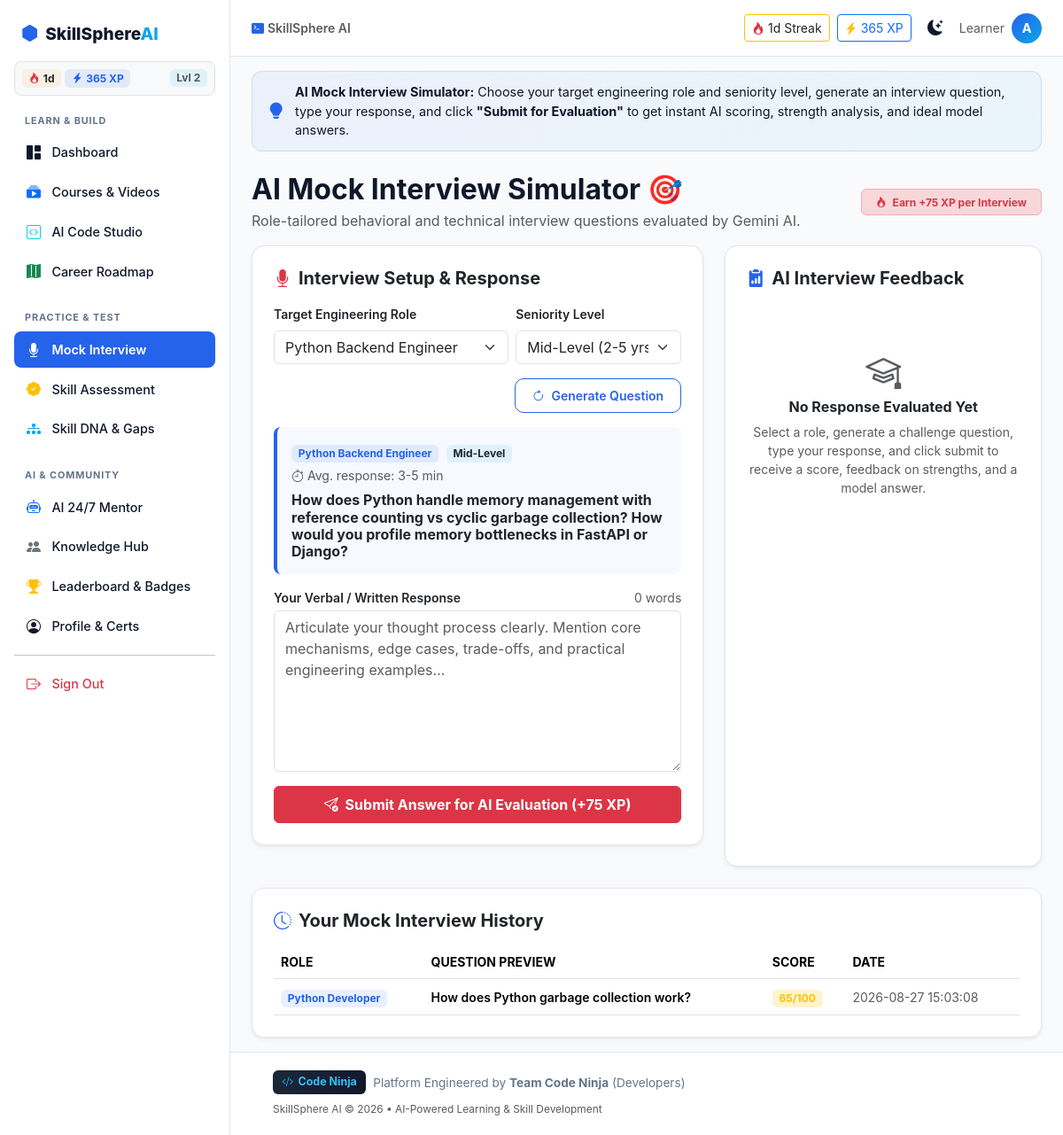
Screenshot of /interview (signed in) with the database file from the repository.
### tables this page shows
CREATE TABLE user_gamification (
                id INTEGER PRIMARY KEY AUTOINCREMENT,
                user_id INTEGER UNIQUE NOT NULL,
                xp INTEGER DEFAULT 0,
                streak INTEGER DEFAULT 1,
                level INTEGER DEFAULT 1,
                last_active DATE,
                badges TEXT DEFAULT '["Welcome Explorer"]',
                FOREIGN KEY (user_id) REFERENCES users(id) ON DELETE CASCADE
            );

CREATE TABLE mock_interviews (
                id INTEGER PRIMARY KEY AUTOINCREMENT,
                user_id INTEGER NOT NULL,
                role TEXT NOT NULL,
                question TEXT NOT NULL,
                answer TEXT,
                score INTEGER DEFAULT 0,
                feedback TEXT,
                strengths TEXT,
                improvements TEXT,
                ideal_answer TEXT,
                created_at TIMESTAMP DEFAULT CURRENT_TIMESTAMP,
                FOREIGN KEY (user_id) REFERENCES users(id) ON DELETE CASCADE
            );

### app.py (the view)
@app.route("/interview")
@login_required
def interview():
    history = run_query(
        "SELECT * FROM mock_interviews WHERE user_id = %s ORDER BY created_at DESC LIMIT 6",
        (session["user_id"],), fetch=True
    ) or []
    return render_template("interview.html", roles=MOCK_ROLE_CATALOG, history=history)

### app.py (called while the page is built, shortened)
def get_db():
    conn = sqlite3.connect(str(DB_FILE))
    conn.row_factory = sqlite3.Row
    return conn, "sqlite"

def get_gamification(user_id):
    g = run_query("SELECT * FROM user_gamification WHERE user_id = %s", (user_id,), fetchone=True)
    if g and isinstance(g.get("badges"), str):
        try:
            g["badges_list"] = json.loads(g["badges"])
        except Exception:
            g["badges_list"] = ["Welcome Explorer"]
    else:
        g["badges_list"] = ["Welcome Explorer"]
    return g

def login_required(view):
    @wraps(view)
    def wrapped(*args, **kwargs):
        if "user_id" not in session:
            flash("Please log in to continue.", "warning")
            return redirect(url_for("login"))
        return view(*args, **kwargs)
    return wrapped

@app.context_processor
def inject_gamification():
    if "user_id" in session:
        g = get_gamification(session["user_id"])
        return {
            "user_xp": g.get("xp", 0) if g else 0,
            "user_streak": g.get("streak", 1) if g else 1,
            "user_level": g.get("level", 1) if g else 1,
            "user_badges": g.get("badges_list", []) if g else [],
        }
    return {}

### templates/interview.html (shortened to what this page needs)
{% extends "base.html" %}
{% block content %}
<div class="page-guide-banner">
    <i class="bi bi-lightbulb-fill"></i>
    <div>
        <strong>AI Mock Interview Simulator:</strong> Choose your target engineering role and seniority level, generate an interview question, type your response, and click <strong>"Submit for Evaluation"</strong> to get instant AI scoring, strength analysis, and ideal model answers.
    </div>
</div>
<div class="d-flex justify-content-between align-items-center mb-3 flex-wrap gap-2">
    <div>
        <h2 class="fw-bold mb-1">AI Mock Interview Simulator 🎯</h2>
        <p class="text-muted mb-0">Role-tailored behavioral and technical interview questions evaluated by Gemini AI.</p>
    </div>
    <span class="badge bg-danger-subtle text-danger border border-danger-subtle px-3 py-2">
        <i class="bi bi-fire me-1"></i> Earn +75 XP per Interview
    </span>
</div>
<div class="row g-4">
    <div class="col-lg-7">
        <div class="card p-4 shadow-sm mb-4">
            <h5 class="fw-bold mb-3"><i class="bi bi-mic-fill text-danger me-2"></i>Interview Setup & Response</h5>
            <div class="row g-2 mb-3">
                <div class="col-md-7">
                    <label class="form-label small fw-semibold">Target Engineering Role</label>
                    <select id="roleSelector" class="form-select">
                        {% for key, r in roles.items() %}
                        <option value="{{ key }}">{{ r.title }}</option>
                        {% endfor %}
                    </select>
                </div>
                <div class="col-md-5">
                    <label class="form-label small fw-semibold">Seniority Level</label>
                    <select id="difficultySelector" class="form-select">
                        <option value="mid" selected>Mid-Level (2-5 yrs)</option>
                    </select>
                </div>
            </div>
            <div class="d-flex justify-content-end mb-3">
                <button class="btn btn-outline-brand btn-sm" id="generateQuestionBtn">
                    <i class="bi bi-arrow-clockwise me-1"></i> Generate Question
                </button>
            </div>
            <div class="question-card p-3 rounded-3 mb-3" id="questionBox">
                <div class="d-flex justify-content-between align-items-center mb-2 flex-wrap gap-1">
                    <div>
                        <span class="badge bg-primary-soft text-primary-brand me-1" id="roleBadge">Python Backend Engineer</span>
                        <span class="badge bg-secondary-soft text-dark" id="difficultyBadge">Mid-Level</span>
                    </div>
                    <span class="text-muted small"><i class="bi bi-stopwatch me-1"></i>Avg. response: 3-5 min</span>
                </div>
                <h6 class="fw-bold mb-0 text-body" id="questionText">
                    How does Python handle memory management with reference counting vs cyclic garbage collection? How would you profile memory bottlenecks in FastAPI or Django?
                </h6>
            </div>
            <div class="mb-3">
                <div class="d-flex justify-content-between align-items-center mb-1">
                    <label class="form-label small fw-semibold mb-0">Your Verbal / Written Response</label>
                    <span class="small text-muted" id="wordCount">0 words</span>
                </div>
                <textarea id="answerInput" class="form-control" rows="7" placeholder="Articulate your thought process clearly. Mention core mechanisms, edge cases, trade-offs, and practical engineering examples..."></textarea>
            </div>
            <button class="btn btn-danger w-100 py-2 fw-bold" id="submitAnswerBtn">
                <i class="bi bi-send-check me-1"></i> Submit Answer for AI Evaluation (+75 XP)
            </button>
        </div>
    </div>
    <div class="col-lg-5">
        <div class="card p-4 shadow-sm h-100">
            <h5 class="fw-bold mb-3"><i class="bi bi-clipboard2-data-fill text-primary-brand me-2"></i>AI Interview Feedback</h5>
            <div id="evalPlaceholder" class="text-center py-5">
                <i class="bi bi-mortarboard fs-1 text-muted mb-2"></i>
                <h6 class="fw-bold">No Response Evaluated Yet</h6>
                <p class="text-muted small max-w-sm mx-auto">Select a role, generate a challenge question, type your response, and click submit to receive a score, feedback on strengths, and a model answer.</p>
            </div>
        </div>
    </div>
</div>
{% if history %}
<div class="card p-4 mt-4 shadow-sm">
    <h5 class="fw-bold mb-3"><i class="bi bi-clock-history me-2 text-primary-brand"></i>Your Mock Interview History</h5>
    <div class="table-responsive">
        <table class="table align-middle mb-0">
            <thead>
                <tr class="text-muted small">
                    <th>ROLE</th>
                    <th>QUESTION PREVIEW</th>
                    <th>SCORE</th>
                    <th>DATE</th>
                </tr>
            </thead>
            <tbody>
                {% for h in history %}
                <tr>
                    <td><span class="badge bg-primary-soft text-primary-brand">{{ h.role }}</span></td>
                    <td class="small fw-semibold text-truncate" style="max-width: 340px;">{{ h.question }}</td>
                    <td>
                        <span class="badge {% if h.score >= 80 %}bg-success-subtle text-success{% elif h.score >= 60 %}bg-warning-subtle text-warning{% else %}bg-danger-subtle text-danger{% endif %}">
                            {{ h.score }}/100
                        </span>
                    </td>
                    <td class="text-muted small">{{ h.created_at }}</td>
                </tr>
                {% endfor %}
            </tbody>
        </table>
    </div>
</div>
{% endif %}
{% endblock %}

### templates/base.html (shortened to what this page needs)
<!DOCTYPE html>
<html lang="en" data-bs-theme="light">
<head>
<link href="https://cdn.jsdelivr.net/npm/bootstrap@5.3.3/dist/css/bootstrap.min.css" rel="stylesheet">
<link rel="stylesheet" href="https://cdn.jsdelivr.net/npm/bootstrap-icons@1.11.3/font/bootstrap-icons.css">
<link rel="stylesheet" href="{{ url_for('static', filename='style.css') }}">
</head>
<body class="{% if session.user_id %}has-sidebar{% endif %}">
{% if session.user_id %}
<div class="sidebar" id="sidebar">
    <div class="sidebar-brand">
        <i class="bi bi-hexagon-fill text-primary-brand"></i>
        <span>SkillSphere<span class="text-accent">AI</span></span>
    </div>
    <div class="px-2 py-2 mb-2 rounded-3 bg-body-tertiary border d-flex align-items-center justify-content-between">
        <div class="d-flex align-items-center gap-1">
            <span class="badge bg-warning-soft text-dark fw-bold"><i class="bi bi-fire text-danger me-1"></i>{{ user_streak or 1 }}d</span>
            <span class="badge bg-primary-soft text-primary-brand fw-bold"><i class="bi bi-lightning-charge-fill me-1"></i>{{ user_xp or 100 }} XP</span>
        </div>
        <span class="badge bg-secondary-soft text-muted small">Lvl {{ user_level or 1 }}</span>
    </div>
    <nav class="sidebar-nav">
        <div class="nav-category-header">Learn & Build</div>
        <a href="{{ url_for('dashboard') }}" class="{{ 'active' if request.endpoint == 'dashboard' }}">
            <i class="bi bi-grid-1x2-fill"></i> Dashboard
        </a>
        <a href="{{ url_for('courses') }}" class="{{ 'active' if request.endpoint in ['courses','learn'] }}">
            <i class="bi bi-collection-play-fill text-primary"></i> Courses & Videos
        </a>
        <a href="{{ url_for('code_studio') }}" class="{{ 'active' if request.endpoint == 'code_studio' }}">
            <i class="bi bi-code-square text-info"></i> AI Code Studio
        </a>
        <a href="{{ url_for('roadmap') }}" class="{{ 'active' if request.endpoint == 'roadmap' }}">
            <i class="bi bi-map-fill text-success"></i> Career Roadmap
        </a>
        <div class="nav-category-header mt-2">Practice & Test</div>
        <a href="{{ url_for('interview') }}" class="{{ 'active' if request.endpoint == 'interview' }}">
            <i class="bi bi-mic-fill text-danger"></i> Mock Interview
        </a>
        <a href="{{ url_for('assessment') }}" class="{{ 'active' if request.endpoint == 'assessment' }}">
            <i class="bi bi-patch-check-fill text-warning"></i> Skill Assessment
        </a>
        <a href="{{ url_for('skills') }}" class="{{ 'active' if request.endpoint == 'skills' }}">
            <i class="bi bi-diagram-3-fill text-accent"></i> Skill DNA & Gaps
        </a>
        <div class="nav-category-header mt-2">AI & Community</div>
        <a href="{{ url_for('mentor') }}" class="{{ 'active' if request.endpoint == 'mentor' }}">
            <i class="bi bi-robot text-primary"></i> AI 24/7 Mentor
        </a>
        <a href="{{ url_for('hub') }}" class="{{ 'active' if request.endpoint == 'hub' }}">
            <i class="bi bi-people-fill text-secondary"></i> Knowledge Hub
        </a>
        <a href="{{ url_for('leaderboard') }}" class="{{ 'active' if request.endpoint == 'leaderboard' }}">
            <i class="bi bi-trophy-fill text-warning"></i> Leaderboard & Badges
        </a>
        <a href="{{ url_for('profile') }}" class="{{ 'active' if request.endpoint == 'profile' }}">
            <i class="bi bi-person-circle"></i> Profile & Certs
        </a>
        <hr class="my-2">
        <a href="{{ url_for('logout') }}" class="text-danger">
            <i class="bi bi-box-arrow-right"></i> Sign Out
        </a>
    </nav>
</div>
{% endif %}
<header class="topbar {% if session.user_id %}with-sidebar{% endif %}">
    <div class="d-flex align-items-center gap-2">
        {% if session.user_id %}
        <span class="d-none d-md-inline-block text-muted small fw-semibold">
            <i class="bi bi-terminal-fill text-primary-brand me-1"></i>SkillSphere AI
        </span>
        {% endif %}
    </div>
    <div class="d-flex align-items-center gap-2">
        {% if session.user_id %}
        <a href="{{ url_for('leaderboard') }}" class="btn btn-sm btn-outline-warning text-dark border-warning d-none d-sm-inline-flex align-items-center gap-1 text-decoration-none">
            <i class="bi bi-fire text-danger"></i> {{ user_streak or 1 }}d Streak
        </a>
        <a href="{{ url_for('leaderboard') }}" class="btn btn-sm btn-outline-primary d-none d-sm-inline-flex align-items-center gap-1 text-decoration-none">
            <i class="bi bi-lightning-charge-fill text-warning"></i> {{ user_xp or 100 }} XP
        </a>
        {% endif %}
        <button class="btn btn-icon" id="themeToggle" title="Toggle dark mode">
            <i class="bi bi-moon-stars-fill" id="themeIcon"></i>
        </button>
        {% if not session.user_id %}
            <a href="{{ url_for('demo_login', role='learner') }}" class="btn btn-brand btn-sm d-none d-sm-inline-block">1-Click Demo</a>
            <a href="{{ url_for('login') }}" class="btn btn-outline-brand btn-sm">Login</a>
            <a href="{{ url_for('register') }}" class="btn btn-brand btn-sm">Register</a>
        {% else %}
            <span class="d-none d-sm-inline text-muted small">{{ session.role }}</span>
            <a href="{{ url_for('profile') }}" class="avatar-badge text-decoration-none">{{ session.name[0]|upper }}</a>
        {% endif %}
    </div>
</header>
<main class="{% if session.user_id %}with-sidebar{% endif %}">
    <div class="container-fluid px-3 px-md-4 py-3">
        {% block content %}{% endblock %}
    </div>
</main>
<footer class="code-ninja-footer {% if session.user_id %}with-sidebar{% endif %}">
    <div class="container-fluid px-3 px-md-4 d-flex justify-content-between align-items-center flex-wrap gap-2">
        <div class="d-flex align-items-center gap-2">
            <span class="code-ninja-badge"><i class="bi bi-code-slash text-info"></i> Code Ninja</span>
            <span>Platform Engineered by <strong>Team Code Ninja</strong> (Developers)</span>
        </div>
        <div class="text-muted small">
            <span>SkillSphere AI &copy; 2026 • AI-Powered Learning & Skill Development</span>
        </div>
    </div>
</footer>
</body>
</html>

### rows the page displays
user_gamification: xp "365"
mock_interviews: role "Python Developer", question "How does Python garbage collection work?", score "65", created_at "2026-08-27 15:03:08"

### other values shown
{{ user_streak or 1 }} "1"
{{ user_level or 1 }} "2"
{{ session.role }} "Learner"
{{ session.name[0]|upper }} "A"
form field value "Python Backend Engineer"
